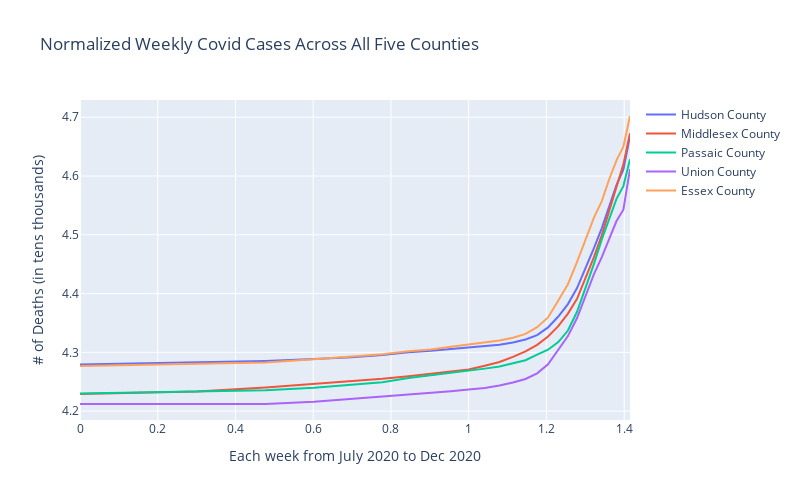

Notebook code cell kept with this figure:
### Markdown cell above
#### Cases Normalized with Log

### Code cell
# Normalized Cases
fig = go.Figure()

for county in five_counties:
    fig.add_trace(go.Scatter(x=np.log10(five_counties_cases_dataset[county].index), y=np.log10(five_counties_cases_dataset[county]), mode='lines', name=county))

fig.update_layout(
    title='Normalized Weekly Covid Cases Across All Five Counties',
    xaxis=dict(title='Each week from July 2020 to Dec 2020'),
    yaxis=dict(title='# of Deaths (in tens thousands)'),
    showlegend=True,
    width=800,
    height=500 
)
